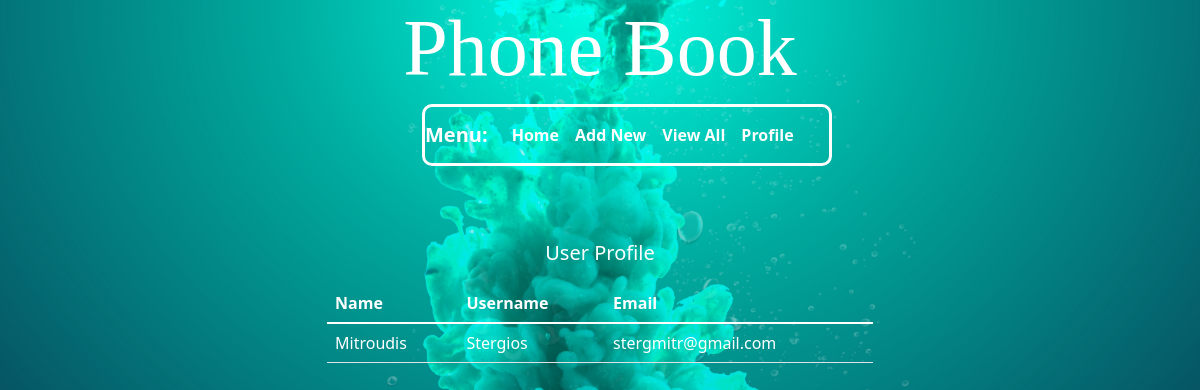
The page /viewProfile.php (signed in) on the database its author committed.
### tables this page shows
CREATE TABLE `userdetails` (
  `contact_id` int(11) NOT NULL COMMENT 'Primary Key',
  `name` varchar(255) NOT NULL,
  `username` varchar(255) NOT NULL,
  `email` varchar(255) NOT NULL,
  `password` varchar(255) NOT NULL
);

### viewProfile.php (the view, shortened to what this page needs)
<html>
	<head>
		<link href="https://cdn.jsdelivr.net/npm/bootstrap@5.1.1/dist/css/bootstrap.min.css" rel="stylesheet">
		<link rel="stylesheet" href="style.css">
	</head>
	<body>
		<div id="main">
		<h1> Phone Book</h1>
		<?php  include_once 'menu-main.php';?>
		</div>
		<div class="container table-responsive">
			<div class="row">&nbsp;</div>
			<div class="row">&nbsp;</div>
			<div class="row">
				<div class="col-3">&nbsp;</div>
				<div class="col-6">
					<p class="prof"> User Profile</p>
					<table class="table table-hover table-responsive viewtabl">
						<thead>
							<tr>
								<th scope="col"><strong>Name</strong></th>
								<th scope="col"><strong>Username</strong></th>
								<th scope="col"><strong>Email</strong></th>
							</tr>
						</thead>
					<tbody>
						<?php
						require_once 'db.php';
						$query = "SELECT * FROM userdetails where contact_id= '".$_SESSION['contact_id']."'";
						$result = $con -> query($query);
						$row = @mysqli_fetch_assoc($result)?>
						<tr>
							<td class="ev"> <?php echo $row["name"];?></td>
							<td class="od"><?php echo $row["username"];?></td>
							<td class="ev"><?php echo $row["email"];?></td>
						</tr>
					</tbody>
					</table>
				</div>
			</div>
			<div class="col-3">&nbsp;</div>
		</div>
	</body>
</html>

### style.css (style rules this page uses)
html { box-sizing: border-box; }
*, *:before, *:after { box-sizing:inherit; }
body { margin:0px; padding:0px; width: 100%; height: auto; background-image: url(img/background.png); background-size: cover; background-position: center; position: relative; overflow: auto; color:#fff; }
h1 { text-transform:capitalize; text-align: center; font-size: 80px; font-family: 'Gluten', cursive; color: #fff; margin-top:5%; }
#main h1 { text-transform:capitalize; text-align: center; font-size: 80px; font-family: 'Gluten', cursive; color: #fff; }
.table { color:#fff !important; --bs-table-hover-color:yellow !important; }
p.prof { text-align: center; color: #fff; font-size: 20px; }

### rows shown on the page
userdetails: name "Mitroudis", username "Stergios", email "stergmitr@gmail.com"
